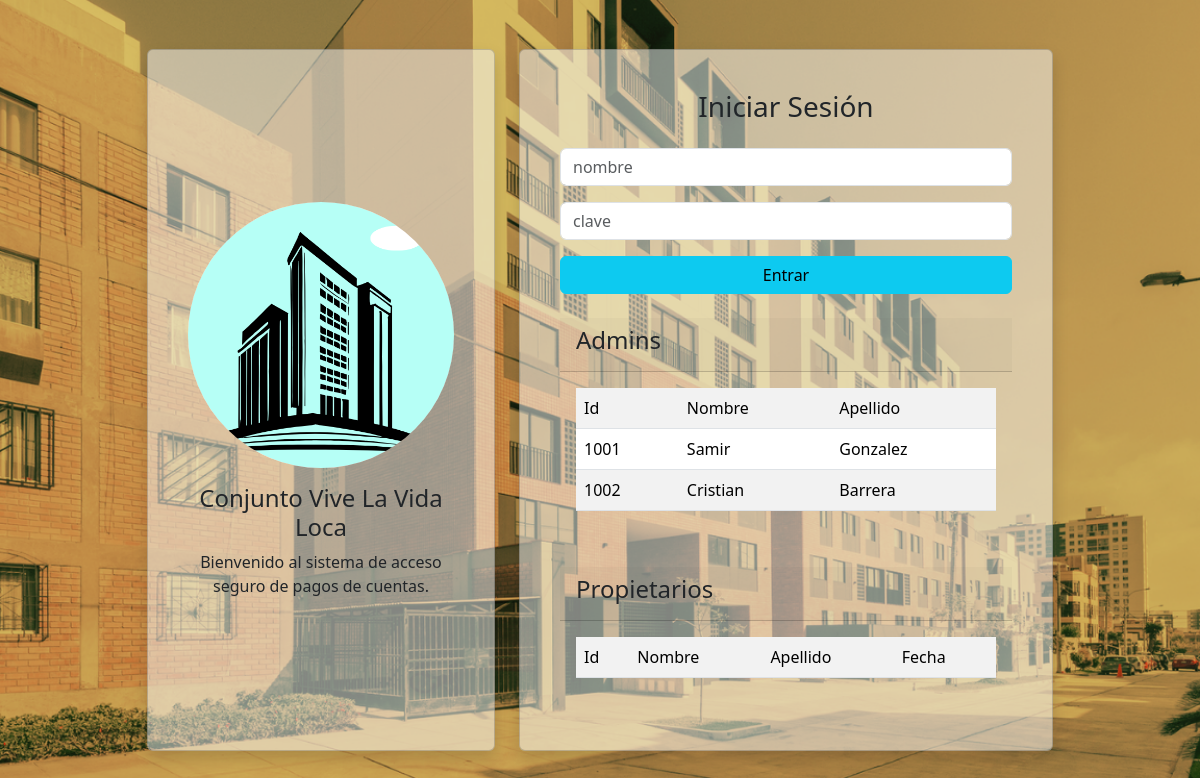
The app's page /, older data.
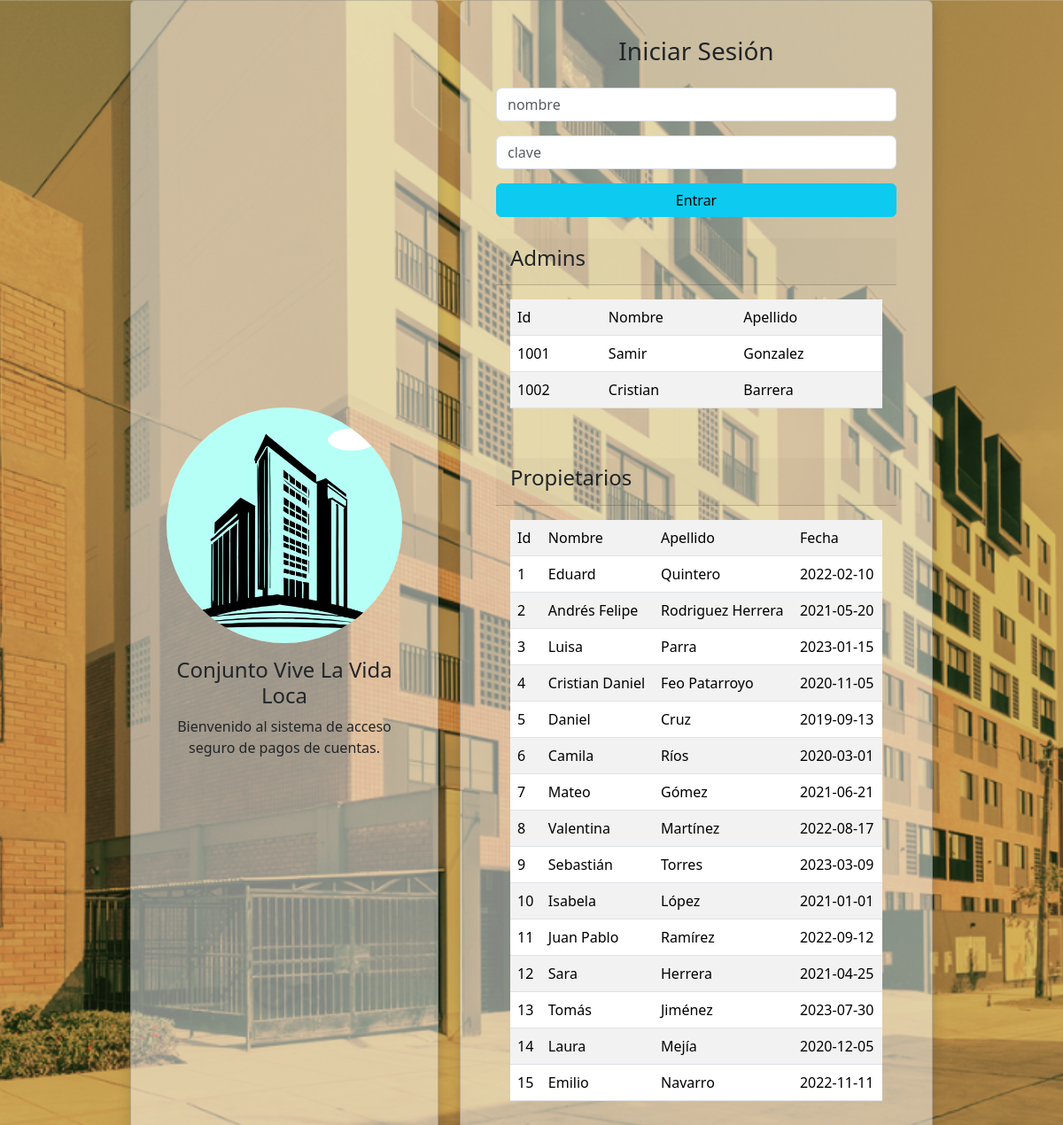
The same page, newer data.
### tables this page shows
CREATE TABLE IF NOT EXISTS `Propietario` (
  `idPropietario` INT NOT NULL,
  `nombre` VARCHAR(45) NOT NULL,
  `apellido` VARCHAR(45) NOT NULL,
  `clave` VARCHAR(45) NOT NULL,
  `fechaIngreso` DATE NOT NULL,
  PRIMARY KEY (`idPropietario`)
);

### logica/Admin.php (called while the page is built, shortened)
<?php
require_once("persistencia/Conexion.php");
require_once("logica/Persona.php");
require_once("persistencia/AdminDAO.php");
class Admin extends Persona
{
    public function consultar()
    {
        $conexion = new Conexion();
        $adminDAO = new AdminDAO();
        $conexion->abrir();
        $conexion->ejecutar($adminDAO->consultar());
        $admins = array();
        while (($datos = $conexion->registro()) != null) {
            $admin = new Admin($datos[0], $datos[1], $datos[2]);
            array_push($admins, $admin);
        }
        return $admins;
    }
}

### persistencia/AdminDAO.php (called while the page is built, shortened)
<?php
class AdminDAO
{
    public function consultar()
    {
        return "SELECT idAdmin, nombre, apellido FROM Admin;";
    }
}

### persistencia/Conexion.php (called while the page is built, shortened)
<?php
class Conexion{
    private $conexion;
    private $resultado;
    public function abrir(){
        $this -> conexion = new mysqli("localhost", "root", "root", "Conjunto");
    }
    public function ejecutar($sentencia){
        $this -> resultado = $this -> conexion -> query($sentencia);
    }
    public function registro(){
        return $this -> resultado -> fetch_row();
    }
}
?>

### logica/Persona.php (called while the page is built, shortened)
<?php
abstract class Persona
{
    protected $id;
    protected $nombre;
    protected $apellido;
    public function __construct($id = "", $nombre = "", $apellido = "", $clave = "")
    {
        $this->id = $id;
        $this->nombre = $nombre;
        $this->apellido = $apellido;
    }
    public function getId()
    {
        return $this->id;
    }
    public function getNombre() {
        return $this->nombre;
    }
    public function getApellido() {
        return $this->apellido;
    }
}

### logica/Propietario.php (called while the page is built, shortened)
<?php
require_once("logica/Persona.php");
require_once("persistencia/PropietarioDAO.php");
class Propietario extends Persona
{
    private $fechaIngreso;
    public function __construct($id = "", $nombre = "", $apellido = "",  $clave = "", $fechaIngreso = "")
    {
        $this->fechaIngreso = $fechaIngreso;
    }
    public function getFecha()
    {
        return $this->fechaIngreso;
    }
    public function consultar()
    {
        $conexion = new Conexion();
        $propietarioDAO = new PropietarioDAO($this->id);
        $conexion->abrir();
        $conexion->ejecutar($propietarioDAO->consultar());
        $propietarios = array();
        while (($datos = $conexion->registro()) != null) {
            $propietario = new Propietario($datos[0], $datos[1], $datos[2], "", $datos[3]);
            array_push($propietarios, $propietario);
        }
        return $propietarios;
    }
}

### persistencia/PropietarioDAO.php (called while the page is built, shortened)
<?php
class PropietarioDAO
{
    public function consultar()
    {
        return "SELECT idPropietario, nombre, apellido, fechaIngreso FROM Propietario";
    }
}

### index.php (the view, shortened to what this page needs)
<?php
require_once("logica/Admin.php");
require_once("logica/Propietario.php");
?>
<!DOCTYPE html>
<html>
<head>
    <link href="https://cdn.jsdelivr.net/npm/bootstrap@5.3.3/dist/css/bootstrap.min.css" rel="stylesheet"
>
</head>
<body style="background-image: url('img/fondo.png'); background-size: cover; background-position: center;">
    <div class="container min-vh-100 d-flex justify-content-center align-items-center">
        <div class="row w-100 justify-content-center">
            <div class="col-12 col-md-4 col-lg-4 mb-4 mb-md-0 mt-4 mt-md-0">
                <div class="card bg-light bg-opacity-50 shadow h-100 text-center p-4">
                    <div class="card-body d-flex flex-column justify-content-center align-items-center">
                        <img src="img/logoConjuntos.png" alt="Logo Conjuntos" class="img-fluid mb-3 rounded-circle">
                        <h4 class="card-title">Conjunto Vive La Vida Loca</h4>
                        <p class="card-text">Bienvenido al sistema de acceso seguro de pagos de cuentas.</p>
                    </div>
                </div>
            </div>
            <div class="col-12 col-md-6 col-lg-6">
                <div class="card bg-light bg-opacity-50 shadow p-4 h-100">
                    <div class="card-body d-flex flex-column justify-content-center">
                        <h3 class="mb-4 text-center">Iniciar Sesión</h3>
                        <form method="post" action="">
                            <div class="mb-3">
                                <input type="text" class="form-control" name="nombre" placeholder="nombre" required>
                            </div>
                            <div class="mb-3">
                                <input type="password" class="form-control" name="clave" placeholder="clave" required>
                            </div>
                            <div class="d-grid">
                                <button type="submit" name="autenticar" class="btn btn-info">Entrar</button>
                            </div>
                        </form>
                        <div class="card-header mt-4">
                            <h4>Admins</h4>
                        </div>
                        <div class="card-body">
                            <?php
                            $admin = new Admin();
                            $admins = $admin->consultar();
                            echo "<table class='table table-striped table-hover'>";
                            echo "<tr><td>Id</td><td>Nombre</td><td>Apellido</td></tr>";
                            foreach ($admins as $ad) {
                                echo "<tr>";
                                echo "<td>" . $ad->getId() . "</td>";
                                echo "<td>" . $ad->getNombre() . "</td>";
                                echo "<td>" . $ad->getApellido() . "</td>";
                                echo "</tr>";
                            }
                            echo "</table>";
                            ?>
                        </div>
                        <div class="card-header mt-4">
                            <h4>Propietarios</h4>
                        </div>
                        <div class="card-body">
                            <?php
                            $propietario = new Propietario();
                            $propietarios = $propietario->consultar();
                            echo "<table class='table table-striped table-hover'>";
                            echo "<tr><td>Id</td><td>Nombre</td><td>Apellido</td><td>Fecha</td></tr>";
                            foreach ($propietarios as $pro) {
                                echo "<tr>";
                                echo "<td>" . $pro->getId() . "</td>";
                                echo "<td>" . $pro->getNombre() . "</td>";
                                echo "<td>" . $pro->getApellido() . "</td>";
                                echo "<td>" . $pro->getFecha() . "</td>";
                                echo "</tr>";
                            }
                            echo "</table>";
                            ?>
                        </div>
                    </div>
                </div>
            </div>
        </div>
    </div>
</body>
</html>

Row changes from the older to the newer data that the page shows:
added propietario: idPropietario "1", nombre "Eduard", apellido "Quintero", fechaIngreso "2022-02-10"
added propietario: idPropietario "2", nombre "Andrés Felipe", apellido "Rodriguez Herrera", fechaIngreso "2021-05-20"
added propietario: idPropietario "3", nombre "Luisa", apellido "Parra", fechaIngreso "2023-01-15"
added propietario: idPropietario "4", nombre "Cristian Daniel", apellido "Feo Patarroyo", fechaIngreso "2020-11-05"
added propietario: idPropietario "5", nombre "Daniel", apellido "Cruz", fechaIngreso "2019-09-13"
added propietario: idPropietario "6", nombre "Camila", apellido "Ríos", fechaIngreso "2020-03-01"
added propietario: idPropietario "7", nombre "Mateo", apellido "Gómez", fechaIngreso "2021-06-21"
added propietario: idPropietario "8", nombre "Valentina", apellido "Martínez", fechaIngreso "2022-08-17"
added propietario: idPropietario "9", nombre "Sebastián", apellido "Torres", fechaIngreso "2023-03-09"
added propietario: idPropietario "10", nombre "Isabela", apellido "López", fechaIngreso "2021-01-01"
added propietario: idPropietario "11", nombre "Juan Pablo", apellido "Ramírez", fechaIngreso "2022-09-12"
added propietario: idPropietario "12", nombre "Sara", apellido "Herrera", fechaIngreso "2021-04-25"
added propietario: idPropietario "13", nombre "Tomás", apellido "Jiménez", fechaIngreso "2023-07-30"
added propietario: idPropietario "14", nombre "Laura", apellido "Mejía", fechaIngreso "2020-12-05"
added propietario: idPropietario "15", nombre "Emilio", apellido "Navarro", fechaIngreso "2022-11-11"
